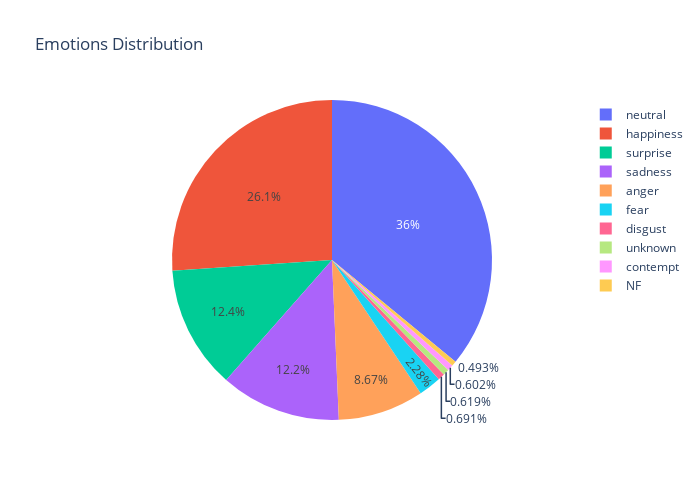

The notebook cell this image was saved under:
### Code cell
fig = px.pie(emotion_counts, values='Number', names='Emotion', title='Population of European continent')
fig.update_layout(height=500, width=700, title_text="Emotions Distribution")
# fig.show(renderer="colab") # to display on colab
iplot(fig) # to display graph offline

### Figure 1 — Plotly figure (JSON) as saved in the notebook; plotly's stock layout.template omitted (floating-point values rounded to 4 significant figures)
{"data": [{"domain": {"x": [0, 1], "y": [0, 1]}, "hovertemplate": "Emotion=%{label}<br>Number=%{value}<extra></extra>", "labels": ["neutral", "sadness", "happiness", "surprise", "anger", "NF", "fear", "contempt", "disgust", "unknown"], "legendgroup": "", "name": "", "showlegend": true, "values": [12906, 4371, 9355, 4462, 3111, 177, 819, 216, 248, 222], "type": "pie"}], "layout": {"height": 500, "legend": {"tracegroupgap": 0}, "title": {"text": "Emotions Distribution"}, "width": 700}}
